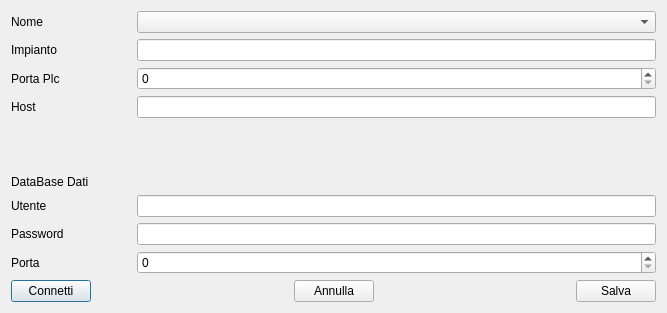
<?xml version="1.0" encoding="UTF-8"?>
<ui version="4.0">
 <class>QInitDialog</class>
 <widget class="QDialog" name="QInitDialog">
  <property name="geometry">
   <rect>
    <x>0</x>
    <y>0</y>
    <width>667</width>
    <height>313</height>
   </rect>
  </property>
  <property name="windowTitle">
   <string>Dialog</string>
  </property>
  <layout class="QVBoxLayout" name="verticalLayout">
   <item>
    <layout class="QHBoxLayout" name="horizontalLayout_10">
     <item>
      <widget class="QLabel" name="Ciclo">
       <property name="minimumSize">
        <size>
         <width>120</width>
         <height>0</height>
        </size>
       </property>
       <property name="maximumSize">
        <size>
         <width>120</width>
         <height>16777215</height>
        </size>
       </property>
       <property name="text">
        <string>Nome</string>
       </property>
      </widget>
     </item>
     <item>
      <widget class="QComboBox" name="Nome"/>
     </item>
    </layout>
   </item>
   <item>
    <layout class="QHBoxLayout" name="horizontalLayout_11">
     <item>
      <widget class="QLabel" name="label_2">
       <property name="minimumSize">
        <size>
         <width>120</width>
         <height>0</height>
        </size>
       </property>
       <property name="maximumSize">
        <size>
         <width>120</width>
         <height>16777215</height>
        </size>
       </property>
       <property name="text">
        <string>Impianto</string>
       </property>
      </widget>
     </item>
     <item>
      <widget class="QLineEdit" name="Impianto"/>
     </item>
    </layout>
   </item>
   <item>
    <layout class="QHBoxLayout" name="horizontalLayout_7">
     <item>
      <widget class="QLabel" name="label_11">
       <property name="minimumSize">
        <size>
         <width>120</width>
         <height>0</height>
        </size>
       </property>
       <property name="maximumSize">
        <size>
         <width>120</width>
         <height>16777215</height>
        </size>
       </property>
       <property name="text">
        <string>Porta Plc</string>
       </property>
      </widget>
     </item>
     <item>
      <widget class="QSpinBox" name="PlcPorta">
       <property name="maximum">
        <number>999999</number>
       </property>
      </widget>
     </item>
    </layout>
   </item>
   <item>
    <layout class="QHBoxLayout" name="horizontalLayout">
     <item>
      <widget class="QLabel" name="label">
       <property name="minimumSize">
        <size>
         <width>120</width>
         <height>0</height>
        </size>
       </property>
       <property name="maximumSize">
        <size>
         <width>120</width>
         <height>16777215</height>
        </size>
       </property>
       <property name="text">
        <string>Host</string>
       </property>
      </widget>
     </item>
     <item>
      <widget class="QLineEdit" name="Host"/>
     </item>
    </layout>
   </item>
   <item>
    <spacer name="verticalSpacer">
     <property name="orientation">
      <enum>Qt::Vertical</enum>
     </property>
     <property name="sizeHint" stdset="0">
      <size>
       <width>18</width>
       <height>15</height>
      </size>
     </property>
    </spacer>
   </item>
   <item>
    <widget class="QLabel" name="label_3">
     <property name="text">
      <string>DataBase Dati</string>
     </property>
    </widget>
   </item>
   <item>
    <layout class="QHBoxLayout" name="horizontalLayout_2">
     <item>
      <widget class="QLabel" name="StepTime">
       <property name="minimumSize">
        <size>
         <width>120</width>
         <height>0</height>
        </size>
       </property>
       <property name="maximumSize">
        <size>
         <width>120</width>
         <height>16777215</height>
        </size>
       </property>
       <property name="text">
        <string>Utente </string>
       </property>
      </widget>
     </item>
     <item>
      <widget class="QLineEdit" name="DatiUtente"/>
     </item>
    </layout>
   </item>
   <item>
    <layout class="QHBoxLayout" name="horizontalLayout_3">
     <item>
      <widget class="QLabel" name="TempoOn">
       <property name="minimumSize">
        <size>
         <width>120</width>
         <height>0</height>
        </size>
       </property>
       <property name="maximumSize">
        <size>
         <width>120</width>
         <height>16777215</height>
        </size>
       </property>
       <property name="text">
        <string>Password </string>
       </property>
      </widget>
     </item>
     <item>
      <widget class="QLineEdit" name="DatiPass"/>
     </item>
    </layout>
   </item>
   <item>
    <layout class="QHBoxLayout" name="horizontalLayout_4">
     <item>
      <widget class="QLabel" name="label_4">
       <property name="minimumSize">
        <size>
         <width>120</width>
         <height>0</height>
        </size>
       </property>
       <property name="maximumSize">
        <size>
         <width>120</width>
         <height>16777215</height>
        </size>
       </property>
       <property name="text">
        <string>Porta</string>
       </property>
      </widget>
     </item>
     <item>
      <widget class="QSpinBox" name="DatiPorta">
       <property name="maximum">
        <number>99999</number>
       </property>
      </widget>
     </item>
    </layout>
   </item>
   <item>
    <layout class="QHBoxLayout" name="horizontalLayout_12">
     <item>
      <widget class="QPushButton" name="Connetti">
       <property name="text">
        <string>Connetti</string>
       </property>
      </widget>
     </item>
     <item>
      <spacer name="horizontalSpacer">
       <property name="orientation">
        <enum>Qt::Horizontal</enum>
       </property>
       <property name="sizeHint" stdset="0">
        <size>
         <width>40</width>
         <height>20</height>
        </size>
       </property>
      </spacer>
     </item>
     <item>
      <widget class="QPushButton" name="Annulla">
       <property name="text">
        <string>Annulla</string>
       </property>
      </widget>
     </item>
     <item>
      <spacer name="horizontalSpacer_2">
       <property name="orientation">
        <enum>Qt::Horizontal</enum>
       </property>
       <property name="sizeHint" stdset="0">
        <size>
         <width>40</width>
         <height>20</height>
        </size>
       </property>
      </spacer>
     </item>
     <item>
      <widget class="QPushButton" name="Salva">
       <property name="text">
        <string>Salva</string>
       </property>
      </widget>
     </item>
    </layout>
   </item>
  </layout>
 </widget>
 <resources/>
 <connections/>
</ui>
